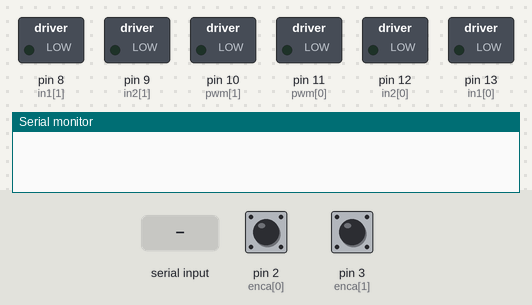
The sketch below on a simulated Arduino Uno, built with avr-gcc and run on an emulated ATmega328P. On the bench: switched loads named in the sketch (green lamp = pin HIGH), the last lines printed to the serial monitor. The inputs (shaded band) are chosen by the test bench; at power-on: pin 2 (enca[0]) HIGH, pin 3 (enca[1]) HIGH. Random numbers use the default seed unless the sketch sets one.

Above: at 1.2 s.
1.3 s: "calibrado 150\n" received over Serial
At 3.0 s:
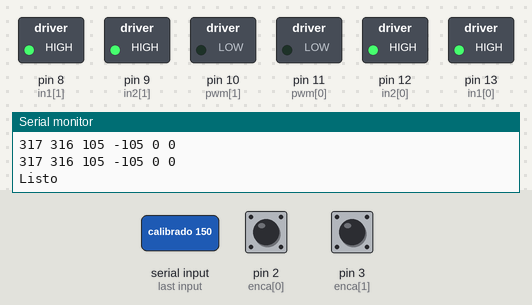
3.8 s: "30 150\n" received over Serial
At 3.98 s:
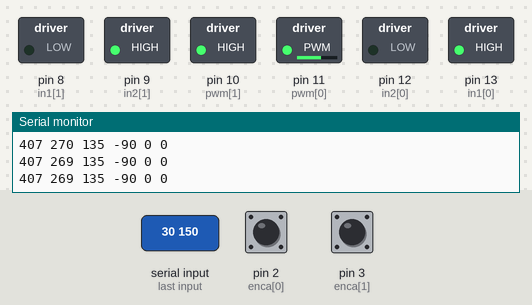
6.8 s: "calibrado 1\n" received over Serial
At 7.3 s:
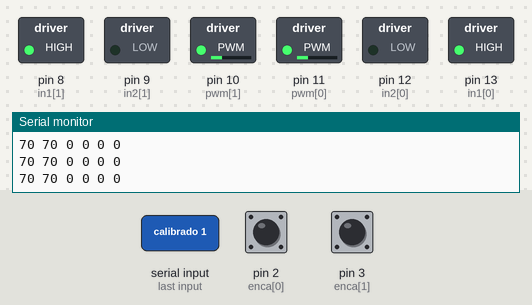
9.3 s: "fin 150\n" received over Serial
At 9.7 s:
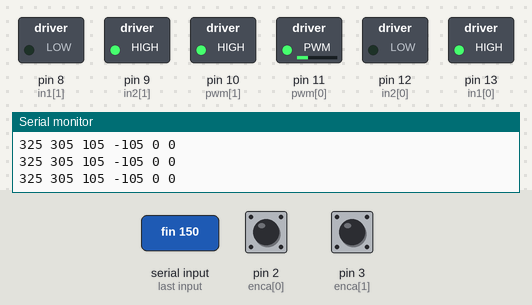
11.8 s: "1 90\n" received over Serial
At 12.6 s:
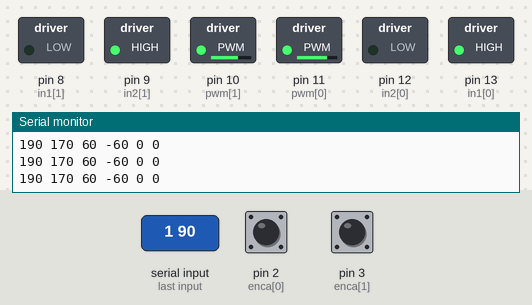
14.3 s: "30 150\n" received over Serial
At 15.7 s:
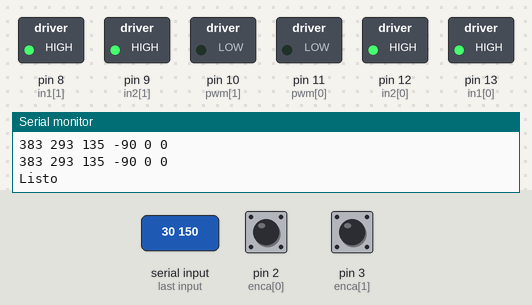
Timing chart, 0 to 17.3 s (numbered marks = the images above; inputs shaded):
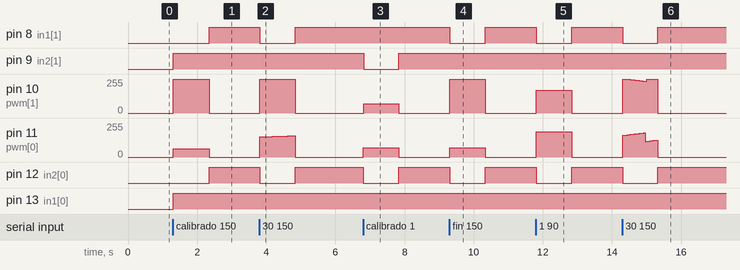

The sketch:

completov3.ino
```cpp
// How many motors
#define NMOTORS 2

int r = 20; //radio de la polea conducida
bool print = 1; // poner como 1 si deseas ver pwr pos y target

// Pins
const int enca[] = {2, 3};
const int encb[] = {4, 5};
const int pwm[] = {11, 10};
const int in1[] = {13, 8};
const int in2[] = {12, 9};

// Globals
long prevT = 0;
volatile int posi[] = {0, 0};
int pos[] = {0, 0};
int target[] = {0, 0};
bool calibrado = 0;
char inputBuffer[50];
char *token;
int coordX;
int coordY;
int eprev = 0;
int eintegral = 0;
int error0 = 0;
int errorprev0 = 1;
int error1 = 0;
int errorprev1 = 1;
int pwm_max = 500;
int deltaT = 0;
int start_flag = 0;
unsigned long flag = 0;


// variables para el PID
float kp = 3; // Convert to float for better precision
float kd = 0.02; // Convert to float for better precision
float ki = 0.001; // Convert to float for better precision

void setup() {
  Serial.begin(9600);

  for (int k = 0; k < NMOTORS; k++) {
    pinMode(enca[k], INPUT);
    pinMode(encb[k], INPUT);
    pinMode(pwm[k], OUTPUT);
    pinMode(in1[k], OUTPUT);
    pinMode(in2[k], OUTPUT);
  }

  attachInterrupt(digitalPinToInterrupt(enca[0]), readEncoder<0>, RISING);
  attachInterrupt(digitalPinToInterrupt(enca[1]), readEncoder<1>, RISING);

  target[0] =  1;
  target[1] =  1;


}

void newtarget() {


  int newX = random(-200, 200);
  int newY = random(-200, 200);


  int X = newX - coordX;
  int Y = newY - coordY;
  //int X = 100;
  //int Y = 100;

  double A = (2 * X + 2 * Y) / (2 * r);
  double B = (2 * X - 2 * Y) / (2 * r);
  target[0] = A*15;
  target[1] = B*15;

  coordX = newX;
  coordY = newY;
}


void loop() {

  //Serial.println("waiting4calib");

  if(calibrado == 0 && Serial.available() > 0){
    String mensaje = Serial.readStringUntil('\n');
    //Serial.println("calibrado en proceso");
    int espacioPos = mensaje.indexOf(' '); //revisa si hay espacio

    if (mensaje=="calibrado"){
      pos[0]=0;
      pos[1]=0;
      calibrado = 1;
      Serial.println("listo calibrado");
    }

    else if (espacioPos != -1) { // Si se encontró un espacio en el mensaje
      calib(mensaje, espacioPos);

    }
    else {          //se debe eliminar para el código final
      Serial.println("mensaje no leido correctamente");
      Serial.println("listo");
    }
  }
  else if (calibrado == 1 && Serial.available() > 0){
    //waitforstart();
    Serial.print("mensaje de inicio recibido: ");
    String mensaje = Serial.readStringUntil('\n'); // Lee el mensaje hasta encontrar un salto de línea
    Serial.println(mensaje);
    pos[0] = 0;
    pos[1] = 0;
    int coordX = 0;
    int coordY = 0;
    //delay(1000);
    start_flag=1;
  }

  while (start_flag == 1){


    if (error0 == errorprev0 && error1 == errorprev1) {
    newtarget();
    }

    // Read the position
    noInterrupts(); // disable interrupts temporarily while reading
    for (int k = 0; k < 2; k++) {
      pos[k] = posi[k];
    }
    interrupts(); // turn interrupts back on

    // time difference
    long currT = micros();
    float deltaT = ((float)(currT - prevT)) / (1.0e6);
    prevT = currT;

    // loop through the motors
    for (int k = 0; k < 2; k++) {
      int pwr;
      int dir;
      // evaluate the control signal
      PID(pos[k], target[k], deltaT, pwr, pwm_max, dir, k);
      // signal the motor
      setMotor(dir, pwr, pwm[k], in1[k], in2[k]);

      if (print==1){
        Serial.print(pwr);
        Serial.print(" ");
      }
    }

    if (print==1){
      Serial.print(target[0]);
      Serial.print(" ");
      Serial.print(target[1]);
      Serial.print(" ");
      Serial.print(pos[0]);
      Serial.print(" ");
      Serial.print(pos[1]);
      Serial.println();
    }


    if (Serial.available() > 0) {
      String msg = "";
      msg = Serial.readStringUntil('\n');
      msg.trim();


      if (msg == "fin"){
        //fin_programa();
        //newtarget(0,0);
        for (int k = 0; k < 2; k++) {

          setMotor(0, 0, pwm[k], in1[k], in2[k]);
          target[0] = 0;
          target[1] = 0;
        }
        delay(10);
        Serial.println("fin programa");
        calibrado = 0;
        start_flag = 0;
      }
    }

  }

}

void setMotor(int dir, int pwmVal, int pwm, int in1, int in2) {
  analogWrite(pwm, pwmVal);
  if (dir == 1) {
    digitalWrite(in1, HIGH);
    digitalWrite(in2, LOW);
  } else if (dir == -1) {
    digitalWrite(in1, LOW);
    digitalWrite(in2, HIGH);
  } else {
    digitalWrite(in1, HIGH);
    digitalWrite(in2, HIGH);
  }
}


template <int j>
void readEncoder() {
  int b = digitalRead(encb[j]);
  if (b > 0) {
    posi[j]++;
  } else {
    posi[j]--;
  }
}

void PID(int value, int target, float deltaT, int &pwr, int pwm_max, int &dir, int motor) {

  int e = target - value;
  float dedt = (e - eprev) / (deltaT);
  eintegral = eintegral + e * deltaT;
  float u = kp * e + kd * dedt + ki * eintegral;

  // motor power
  pwr = (int)fabs(u);
  if (pwr > pwm_max) {
    pwr = pwm_max;
  }else if (pwr < 70 && pwr > 5) {
    pwr = 70;
  }
  else if (pwr <=5){
    pwr = 0;
  }

  // motor direction
  dir = 1;
  if (u < 0) {
    dir = -1;
  }else if(u == 0){
    dir = 0;
  }


  // Store previous error
  if (motor == 0) {
    errorprev0 = error0;
    error0 = e;
  } else if (motor == 1) {
    errorprev1 = error1;
    error1 = e;
  }

  eprev = e;
  //return (dir, pwr);
}

void calib(String mensaje, int espacioPos) {

  int pos[]={0,0};
  String numX_str = mensaje.substring(0, espacioPos);
  String numY_str = mensaje.substring(espacioPos + 1);

  // Convierte las subcadenas a enteros
  int X = numX_str.toInt();
  int Y = numY_str.toInt();

  double A = (2 * X + 2 * Y) / (2 * r);
  double B = (2 * X - 2 * Y) / (2 * r);
  target[0] = A*15;
  target[1] = B*15;// Create a new target array
  int est[] = {0,0};
  long currT = 0;
  int prevT = 0;
  flag = micros();//33

  while (true){

    noInterrupts(); // disable interrupts temporarily while reading
    for (int k = 0; k < 2; k++) {
      pos[k] = posi[k];
    }
    interrupts(); // turn interrupts back on

    // time difference
    long currT = micros();
    float deltaT = ((float)(currT - prevT)) / (1.0e6);
    prevT = currT;

   for (int k = 0; k < 2; k++) {
      int pwr =0;
      int dir =0;
      PID(pos[k], target[k], deltaT, pwr, pwm_max, dir, k);
      setMotor(dir, pwr, pwm[k], in1[k], in2[k]);

      est[k] = pwr;
    }

      //Serial.print("en loop pwr: ");
      Serial.print(est[0]);
      Serial.print(" ");
      Serial.print(est[1]);
      Serial.print(" ");
      Serial.print(target[0]);
      Serial.print(" ");
      Serial.print(target[1]);
      Serial.print(" ");
      Serial.print(pos[0]);
      Serial.print(" ");
      Serial.println(pos[1]);


    if ((currT/1e6)>=((flag/1e6)+1)){
      break;
    }


  }

  for (int k = 0; k < 2; k++) {
    int pwr = 0;
    int dir = 0;

    setMotor(dir, pwr, pwm[k], in1[k], in2[k]);
  }

  pos[0] = 0;
  pos[1] = 0;

  target[0] = 0;
  target[1] = 0;

  // Mandar un mensaje de confirmación por el puerto serial
  Serial.println("Listo");
}

int changespeed(String speed) {
  int pwm_max = 0; // Inicializamos pwm_max

  if (speed == "rapido") {
    pwm_max = 500;
  }
  else if (speed == "medio") {
    pwm_max = 300;
  }
  else if (speed == "lento") {
    pwm_max = 200;
  }

  return pwm_max;
}
```

Measured:
- after the input at 1.3 s, pin 8 (in1[1]), pin 12 (in2[0]): LOW → HIGH after 1.0 s; pin 9 (in2[1]), pin 13 (in1[0]): LOW → HIGH at once; pin 10 (pwm[1]): 0/255 → 255/255 at once, → 0/255 1.0 s later; pin 11 (pwm[0]): 0/255 → 62/255 at once, → 61/255 0.18 s later, → 0/255 0.85 s later
- after the input at 3.8 s, pin 8 (in1[1]), pin 12 (in2[0]): HIGH → LOW at once, → HIGH 1.0 s later; pin 10 (pwm[1]): 0/255 → 255/255 at once, → 0/255 1.0 s later; pin 11 (pwm[0]): rises from 0/255 to 159/255 in 0.91 s, then falls to 0/255 in 0.11 s
- after the input at 6.8 s, pin 9 (in2[1]), pin 12 (in2[0]): HIGH → LOW at once, → HIGH 1.0 s later; pin 10 (pwm[1]), pin 11 (pwm[0]): 0/255 → 70/255 at once, → 0/255 1.0 s later
- after the input at 9.3 s, pin 8 (in1[1]), pin 12 (in2[0]): HIGH → LOW at once, → HIGH 1.0 s later; pin 10 (pwm[1]): 0/255 → 255/255 at once, → 0/255 1.0 s later; pin 11 (pwm[0]): 0/255 → 69/255 at once, → 70/255 0.46 s later, → 0/255 0.57 s later
- after the input at 11.8 s, pin 8 (in1[1]), pin 12 (in2[0]): HIGH → LOW at once, → HIGH 1.0 s later; pin 10 (pwm[1]): 0/255 → 170/255 at once, → 0/255 1.0 s later; pin 11 (pwm[0]): 0/255 → 190/255 at once, → 0/255 1.0 s later
- after the input at 14.3 s, pin 8 (in1[1]), pin 12 (in2[0]): HIGH → LOW at once, → HIGH 1.0 s later
